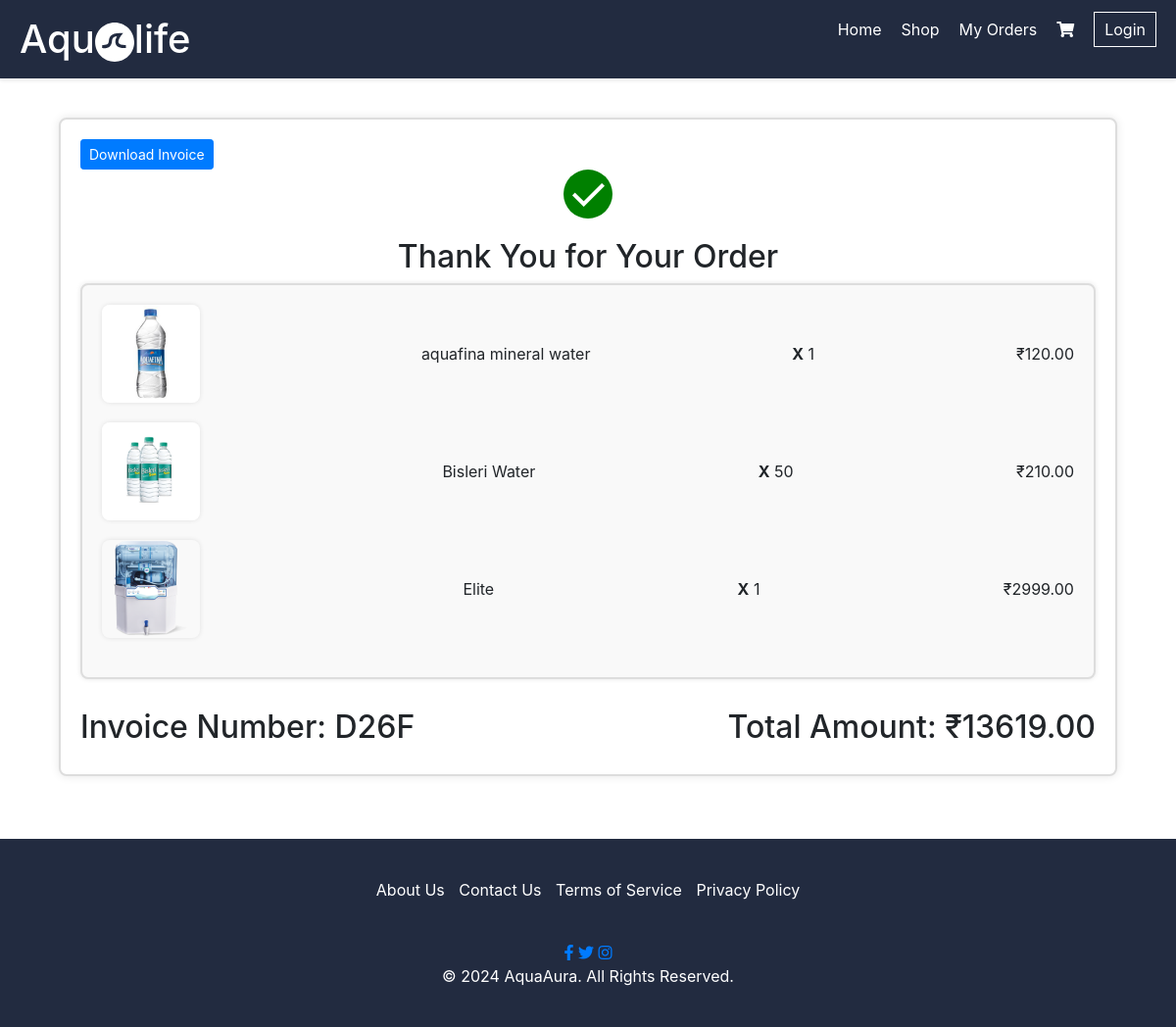
/confirmation/D26F/, run on the app's committed database.
### ecommerce_app/models.py (models this page shows, shortened)
class OrderItem(models.Model):
    order = models.ForeignKey(Order, on_delete=models.CASCADE)
    product = models.ForeignKey(Product, on_delete=models.CASCADE)
    quantity = models.PositiveIntegerField()
    price_at_purchase = models.DecimalField(max_digits=10, decimal_places=2)

class Product(models.Model):
    title = models.CharField(max_length=255)
    description = models.TextField()
    price = models.DecimalField(max_digits=10, decimal_places=2)
    quantity_available = models.PositiveIntegerField()
    image = models.ImageField(upload_to='product_images/', blank=True, null=True)
    category = models.ForeignKey(Category, on_delete=models.SET_NULL, null=True, blank=True)
    created_at = models.DateTimeField(auto_now_add=True)
    updated_at = models.DateTimeField(auto_now=True)

class Order(models.Model):
    PAYMENT_CHOICES = [
        ('Credit Card', 'Credit Card'),
        ('PayPal', 'PayPal'),
        ('cod', 'cod'),
    ]
    user = models.ForeignKey(User, on_delete=models.CASCADE)
    total_price = models.DecimalField(max_digits=10, decimal_places=2)
    status = models.CharField(max_length=20)
    created_at = models.DateTimeField(auto_now_add=True)
    invoice_number = models.CharField(max_length=50)
    payment_method = models.CharField(max_length=20, choices=PAYMENT_CHOICES)
    invoice_date = models.DateField()

### ecommerce_app/views.py (the view)
# urls.py: path('confirmation/<str:invoice_number>/',confirmation, name='confirmation'),
def confirmation(request, invoice_number):
    try:
        order = Order.objects.get(invoice_number=invoice_number)
        order_items = OrderItem.objects.filter(order=order)
        selected_address_data = request.session.get('selected_address')
        selected_address = None
        if selected_address_data:
            selected_address = {
                'street_address': selected_address_data['street_address'],
                'city': selected_address_data['city'],
                'country': selected_address_data['country']
            }
        total_amount = order.total_price
        return render(request, 'confirmation.html', {'order_items': order_items, 'selected_address': selected_address, 'invoice_number': invoice_number, 'total_amount': total_amount})
    except Exception as e:
        messages.error(request, f"An error occurred: {str(e)}")
        return redirect('view_cart')

### templates/Confirmation.html (shortened to what this page needs)
{% extends 'base.html' %}
{% block content %}
    <div class="main">
        <div class="container">
            <div class="inner-container">
                <a href="{% url 'generate_pdf_invoice' invoice_number %}" download class="btn btn-download btn-sm">Download Invoice</a>
                <div class="checkmark"></div>
                <h2 style="text-align: center;">Thank You for Your Order</h2>
                <div class="order-items-box">
                    <ul>
                        {% for item in order_items %}
                            <li>
                                <img src="{{ item.product.image.url }}" alt="{{ item.product.title }}">
                                <p>{{ item.product.title }}</p>
                                <div>
                                    <p><strong>X</strong> {{ item.quantity }}</p>
                                </div>
                                <p>₹{{ item.product.price }}</p>
                            </li>
                        {% endfor %}
                    </ul>
                </div>
                <div class="invoice">
                    <h2>Invoice Number: {{ invoice_number }}</h2>
                    <h2>Total Amount: ₹{{ total_amount }}</h2>
                </div>
            </div>
        </div>
    </div>
    <br/>
{% endblock %}

### templates/base.html (style rules this page uses)
.container { padding-top: 20px; padding-bottom: 20px; }

### templates/Confirmation.html (style rules this page uses)
.inner-container { background-color: #fff; border-radius: 8px; box-shadow: 0 0 10px rgba(0, 0, 0, 0.1); padding: 20px; border: 2px solid #ddd; }
.checkmark { display: flex; justify-content: center; align-items: center; width: 50px; height: 50px; border-radius: 50%; background-color: green; margin: 0 auto 20px; }
.checkmark::before { content: '\2713'; font-size: 48px; color: white; }
.order-items-box { background-color: #f9f9f9; padding: 20px; border-radius: 8px; box-shadow: 0 0 5px rgba(0, 0, 0, 0.1); margin-bottom: 20px; border: 2px solid #ddd; }
ul { list-style-type: none; padding: 0; }
li { display: flex; justify-content: space-between; align-items: center; margin-bottom: 20px; }
img { width: 100px; height: 100px; margin-right: 20px; border-radius: 8px; box-shadow: 0 0 5px rgba(0, 0, 0, 0.1); }
p { margin: 0; }
.invoice { margin-top: 30px; display: flex; justify-content: space-between; }
.btn-download { background-color: #007bff; color: #fff; border-color: #007bff; }

### data on the page
OrderItem: product.image (picture), product "aquafina mineral water", quantity "1", product.price "120.00"
OrderItem: product.image (picture), product "Bisleri Water", quantity "50", product.price "210.00"
OrderItem: product.image (picture), product "Elite", quantity "1", product.price "2999.00"
Order: total_price "13619.00"

### other printed values
{{ invoice_number }} "D26F"
